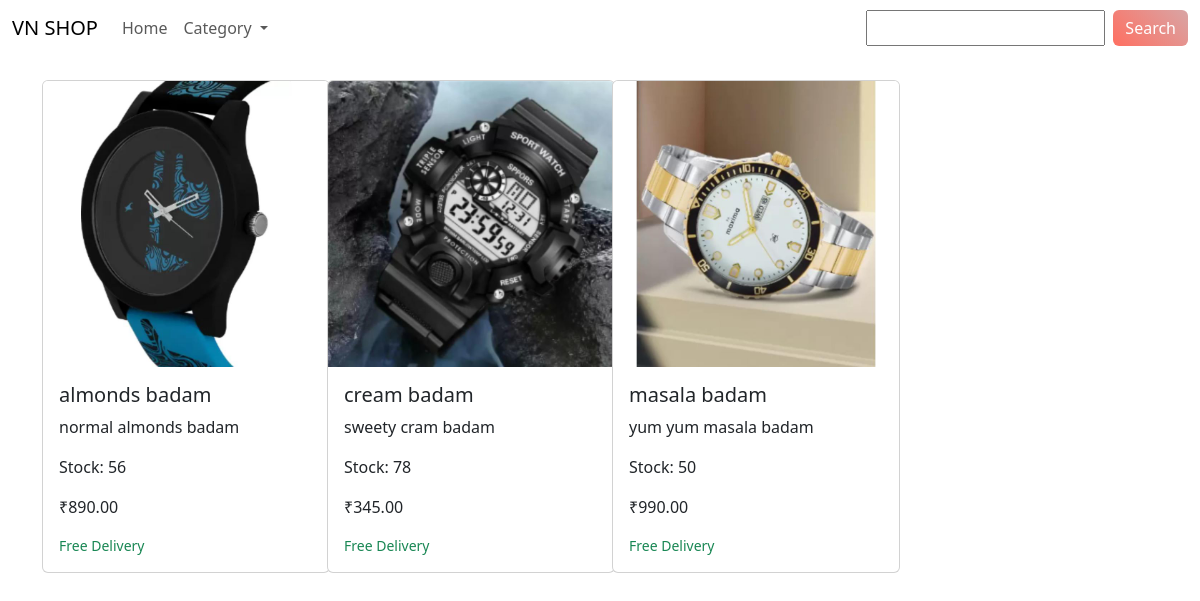
Screenshot of /products/subcategory/6/ with the database file from the repository.
### apps/products/models.py (models this page shows, shortened)
class Product(models.Model):
    product_name = models.CharField(max_length=200, unique=True)
    slug = models.SlugField(max_length=200, unique=True)  # For URL-friendly representation
    description = models.TextField(max_length=200, blank=True)
    price = models.DecimalField(max_digits=10, decimal_places=2)
    images = models.ImageField(upload_to='photos/products')
    stock = models.IntegerField()
    is_available = models.BooleanField(default=True)
    subcategory = models.ForeignKey(Subcategory, related_name='products', on_delete=models.CASCADE, blank=True, null=True)
    category = models.ForeignKey(Category, related_name='products', on_delete=models.CASCADE, blank=True, null=True)  # New field

### apps/products/views.py (the view, shortened to what this page needs)
# urls.py: path('', views.products, name='products'),
def products(request, category_id=None, subcategory_id=None):
    category = None
    subcategory = None
    search_query = request.GET.get('search', '')
    search_form = SearchForm(request.GET or None)
    filter_form = FilterForm(request.GET or None)
    products = Product.objects.all()
    if search_query:
        products = products.filter(product_name__icontains=search_query)
    if category_id:
        category = get_object_or_404(Category, id=category_id)
        products = products.filter(category=category)
        if subcategory_id:
            subcategory = get_object_or_404(Subcategory, id=subcategory_id)
            products = products.filter(subcategory=subcategory)
    elif subcategory_id:
        subcategory = get_object_or_404(Subcategory, id=subcategory_id)
        products = products.filter(subcategory=subcategory)
    categories = Category.objects.all().order_by('cat_name')
    subcategories = Subcategory.objects.all().order_by('subcat_name')
    context = {
        'categories': categories,
        'products': products.order_by('product_name'),
        'subcategories': subcategories,
        'category': category,
        'subcategory': subcategory,
        'search_form': search_form,
        'filter_form': filter_form
    }
    return render(request, 'products/home.html', context)

### apps/products/forms.py
class SearchForm(forms.Form):
    search = forms.CharField(required=False, label='Search')

class FilterForm(forms.Form):
    category = forms.ModelChoiceField(
        queryset=Category.objects.all(),
        required=False,
        label='Category'
    )
    subcategory = forms.ModelChoiceField(
        queryset=Subcategory.objects.all(),
        required=False,
        label='Subcategory'
    )

### apps/products/templates/products/home.html (shortened to what this page needs)
<!doctype html>
<html lang="en">
<head>
    {% block link %}
    <link href="https://cdn.jsdelivr.net/npm/bootstrap@5.3.3/dist/css/bootstrap.min.css" rel="stylesheet">
    {% endblock link %}
</head>
<body>
    {% block content %}
    <nav class="navbar navbar-expand-lg navbar-custom">
        <div class="container-fluid">
            <a class="navbar-brand" href="{% url 'products:products' %}">VN SHOP</a>
            <div class="collapse navbar-collapse" id="navbarSupportedContent">
                <ul class="navbar-nav me-auto mb-2 mb-lg-0">
                    <li class="nav-item">
                        <a class="nav-link {% if category is None and subcategory is None %}active{% endif %}" aria-current="page" href="{% url 'products:products' %}">Home</a>
                    </li>
                    <li class="nav-item dropdown">
                        <a class="nav-link dropdown-toggle" href="#" role="button" data-bs-toggle="dropdown" aria-expanded="false">
                            Category
                        </a>
                    </li>
                </ul>
                <form class="d-flex " method="get" action="{% url 'products:products' %}">
                    {{ search_form.search }}
                    <button class="btn btn-gradient ms-2" type="submit">Search</button>
                </form>
            </div>
        </div>
    </nav>
    <div class="container mt-4">
        <div class="row row-cols-1 row-cols-md-2 row-cols-lg-4 g-4">
            {% for product in products %}
            <div class="col">
                <div class="card" style="width: 18rem;">
                    <a href="{% url 'products:product_detail' product.id %}">
                        <img src="{{ product.images.url }}" class="card-img-top" alt="{{ product.product_name }}">
                    </a>
                    <div class="card-body">
                      <h5 class="card-title">{{ product.product_name }}</h5>
                      <p class="card-text">{{ product.description }}</p>
                      <p class="card-text">Stock: {{ product.stock }}</p>
                      <p class="card-text">₹{{ product.price }}</p>
                      <small><p class="card-text text-success my-0">Free Delivery</p></small>
                    </div>
                </div>
            </div>
            {% endfor %}
        </div>
    </div>
    {% endblock content %}
</body>
</html>

### apps/products/templates/products/home.html (style rules this page uses)
.btn-gradient { background: linear-gradient(45deg, #ff6f61, #d8a5a5); border: none; color: white; transition: background 0.3s; }

### rows the page displays
Product: images (picture), product_name "almonds badam", description "normal almonds badam", stock "56", price "890.00"
Product: images (picture), product_name "cream badam", description "sweety cram badam", stock "78", price "345.00"
Product: images (picture), product_name "masala badam", description "yum yum masala badam", stock "50", price "990.00"
